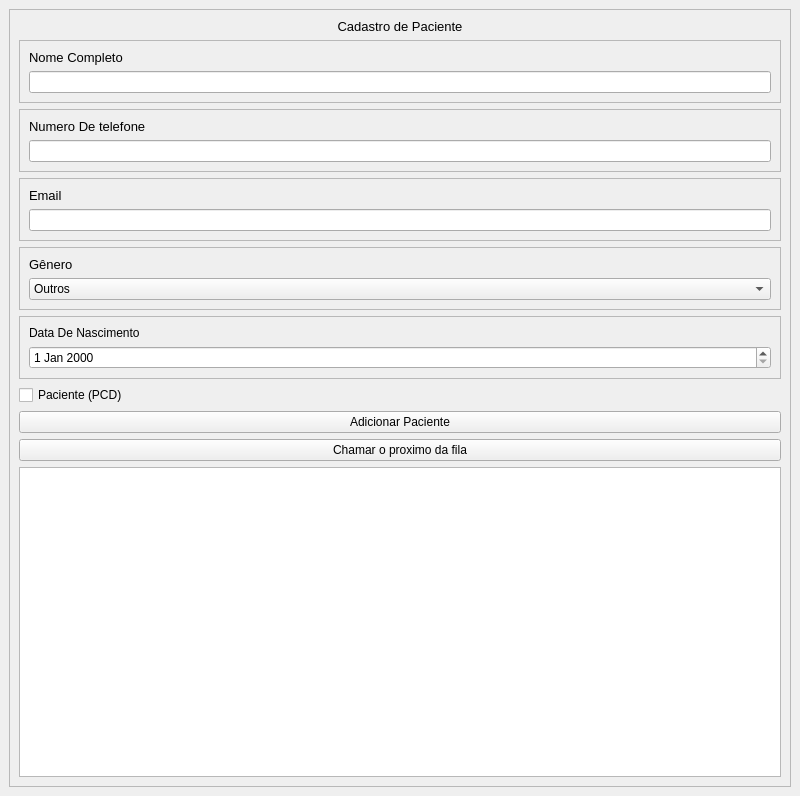
<?xml version="1.0" encoding="UTF-8"?>
<ui version="4.0">
 <class>MainWindow</class>
 <widget class="QMainWindow" name="MainWindow">
  <property name="geometry">
   <rect>
    <x>0</x>
    <y>0</y>
    <width>800</width>
    <height>796</height>
   </rect>
  </property>
  <property name="windowTitle">
   <string>Cadastro_De_Paciente</string>
  </property>
  <widget class="QWidget" name="centralwidget">
   <layout class="QVBoxLayout" name="verticalLayout_7">
    <item>
     <widget class="QFrame" name="frame_cadastro_paciente">
      <property name="frameShape">
       <enum>QFrame::StyledPanel</enum>
      </property>
      <property name="frameShadow">
       <enum>QFrame::Raised</enum>
      </property>
      <layout class="QVBoxLayout" name="verticalLayout_6">
       <item>
        <widget class="QLabel" name="lbl_cadastro_paciente">
         <property name="text">
          <string>&lt;html&gt;&lt;head/&gt;&lt;body&gt;&lt;p align=&quot;center&quot;&gt;&lt;span style=&quot; font-size:10pt;&quot;&gt;Cadastro de Paciente&lt;/span&gt;&lt;/p&gt;&lt;/body&gt;&lt;/html&gt;</string>
         </property>
        </widget>
       </item>
       <item>
        <widget class="QFrame" name="frame_nome_completo">
         <property name="frameShape">
          <enum>QFrame::StyledPanel</enum>
         </property>
         <property name="frameShadow">
          <enum>QFrame::Raised</enum>
         </property>
         <layout class="QVBoxLayout" name="verticalLayout">
          <item>
           <widget class="QLabel" name="lbl_nome_completo">
            <property name="text">
             <string>&lt;html&gt;&lt;head/&gt;&lt;body&gt;&lt;p&gt;&lt;span style=&quot; font-size:10pt;&quot;&gt;Nome Completo&lt;/span&gt;&lt;/p&gt;&lt;/body&gt;&lt;/html&gt;</string>
            </property>
           </widget>
          </item>
          <item>
           <widget class="QLineEdit" name="txt_nom_completo"/>
          </item>
         </layout>
        </widget>
       </item>
       <item>
        <widget class="QFrame" name="frame_numero_telefone">
         <property name="frameShape">
          <enum>QFrame::StyledPanel</enum>
         </property>
         <property name="frameShadow">
          <enum>QFrame::Raised</enum>
         </property>
         <layout class="QVBoxLayout" name="verticalLayout_2">
          <item>
           <widget class="QLabel" name="lbl_numero_telefone">
            <property name="text">
             <string>&lt;html&gt;&lt;head/&gt;&lt;body&gt;&lt;p&gt;&lt;span style=&quot; font-size:10pt;&quot;&gt;Numero De telefone&lt;/span&gt;&lt;/p&gt;&lt;/body&gt;&lt;/html&gt;</string>
            </property>
           </widget>
          </item>
          <item>
           <widget class="QLineEdit" name="txt_numero_telefone"/>
          </item>
         </layout>
        </widget>
       </item>
       <item>
        <widget class="QFrame" name="frame_email">
         <property name="frameShape">
          <enum>QFrame::StyledPanel</enum>
         </property>
         <property name="frameShadow">
          <enum>QFrame::Raised</enum>
         </property>
         <layout class="QVBoxLayout" name="verticalLayout_3">
          <item>
           <widget class="QLabel" name="lbl_email">
            <property name="text">
             <string>&lt;html&gt;&lt;head/&gt;&lt;body&gt;&lt;p&gt;&lt;span style=&quot; font-size:10pt;&quot;&gt;Email&lt;/span&gt;&lt;/p&gt;&lt;/body&gt;&lt;/html&gt;</string>
            </property>
           </widget>
          </item>
          <item>
           <widget class="QLineEdit" name="txt_email"/>
          </item>
         </layout>
        </widget>
       </item>
       <item>
        <widget class="QFrame" name="frame_genero">
         <property name="frameShape">
          <enum>QFrame::StyledPanel</enum>
         </property>
         <property name="frameShadow">
          <enum>QFrame::Raised</enum>
         </property>
         <layout class="QVBoxLayout" name="verticalLayout_4">
          <item>
           <widget class="QLabel" name="lbl_genero">
            <property name="text">
             <string>&lt;html&gt;&lt;head/&gt;&lt;body&gt;&lt;p&gt;&lt;span style=&quot; font-size:10pt;&quot;&gt;Gênero&lt;/span&gt;&lt;/p&gt;&lt;/body&gt;&lt;/html&gt;</string>
            </property>
           </widget>
          </item>
          <item>
           <widget class="QComboBox" name="cbx_genero">
            <item>
             <property name="text">
              <string>Outros</string>
             </property>
            </item>
            <item>
             <property name="text">
              <string>Masculino</string>
             </property>
            </item>
            <item>
             <property name="text">
              <string>Feminino</string>
             </property>
            </item>
           </widget>
          </item>
         </layout>
        </widget>
       </item>
       <item>
        <widget class="QFrame" name="frame_data_nascimento">
         <property name="frameShape">
          <enum>QFrame::StyledPanel</enum>
         </property>
         <property name="frameShadow">
          <enum>QFrame::Raised</enum>
         </property>
         <layout class="QVBoxLayout" name="verticalLayout_5">
          <item>
           <widget class="QLabel" name="lbl_data_nascimento">
            <property name="text">
             <string>&lt;html&gt;&lt;head/&gt;&lt;body&gt;&lt;p&gt;Data De Nascimento&lt;/p&gt;&lt;/body&gt;&lt;/html&gt;</string>
            </property>
           </widget>
          </item>
          <item>
           <widget class="QDateEdit" name="date_data_nascimento"/>
          </item>
         </layout>
        </widget>
       </item>
       <item>
        <widget class="QCheckBox" name="ck_paciente_pcd">
         <property name="text">
          <string>Paciente (PCD)</string>
         </property>
        </widget>
       </item>
       <item>
        <widget class="QPushButton" name="btn_adicionar_paciente">
         <property name="text">
          <string>Adicionar Paciente</string>
         </property>
        </widget>
       </item>
       <item>
        <widget class="QPushButton" name="btn_chamar_proximo_fila">
         <property name="text">
          <string>Chamar o proximo da fila</string>
         </property>
        </widget>
       </item>
       <item>
        <widget class="QTextBrowser" name="txtb_resultado_fila"/>
       </item>
      </layout>
     </widget>
    </item>
   </layout>
  </widget>
 </widget>
 <resources/>
 <connections/>
</ui>
